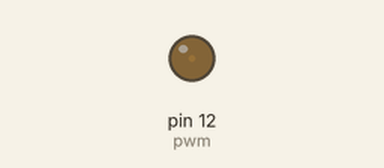
This program was run on a simulated Raspberry Pi (header pin numbers). Parts: output pins drawn as LEDs (lit = HIGH). What the program prints to the terminal is not drawn.

Above: at 0.05 s.
At 1.8 s:
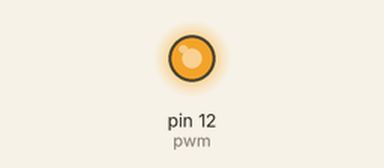
At 2.7 s:
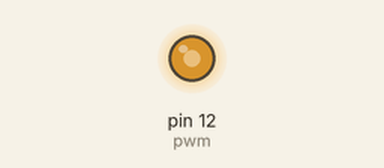
At 3.6 s:
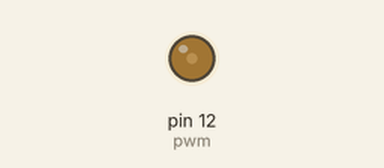
Timing chart, 0 to 5.2 s (numbered marks = the images above):
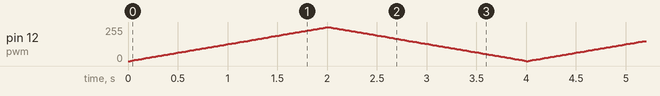

The program:

PWMexample.py
```python
import RPi.GPIO as GPIO
import time
GPIO.setwarnings(False)
GPIO.setmode(GPIO.BOARD)
GPIO.setup(12, GPIO.OUT)
pwm = GPIO.PWM(12, 50)
pwm.start(0)
print("Let's fade!")
try:
    while True:
        for i in range(100):
            pwm.ChangeDutyCycle(i)
            time.sleep(0.02)
        for i in range(100, 0, -1):
            pwm.ChangeDutyCycle(i)
            time.sleep(0.02)
except KeyboardInterrupt:
    GPIO.cleanup() #Ctrl+C to exit
    print("Good bye!")
```
